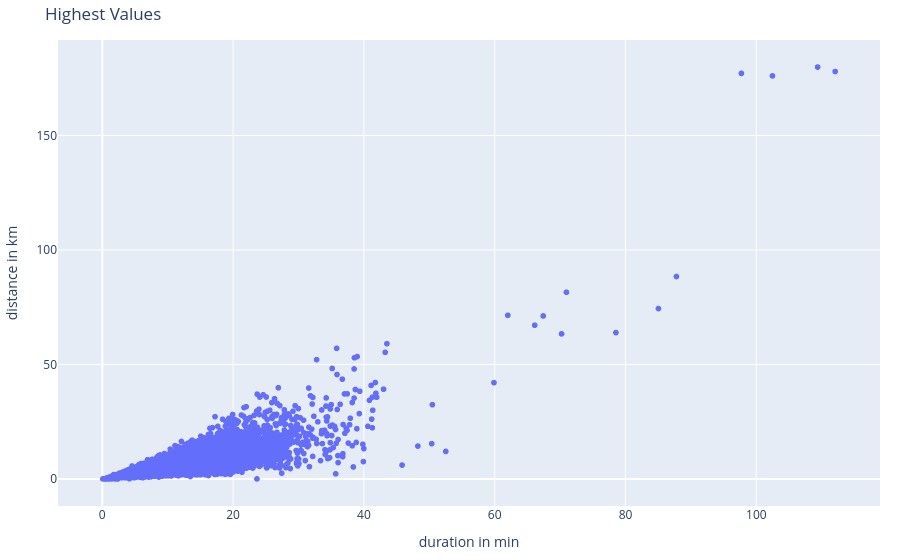

Notebook code cell kept with this figure:
### Code cell
dataset['trip_distance_km'] = dataset['trip_distance_miles'] * 1.60934


longest_trips = pd.DataFrame({
    'trip_reward': dataset['driver_upfront_fare_local'],
    'distance in km': dataset['trip_distance_km'],
    'duration in min' : dataset['trip_duration_seconds']/60
})

longest_trips = longest_trips.sort_values(by='distance in km', ascending=False)
# longest_trips = longest_trips.head(15)

fig = px.scatter(longest_trips, y='distance in km', x='duration in min',custom_data="trip_reward")
fig.update_layout(title='Highest Values', margin=dict(l=40, r=20, t=40, b=40),)

fig.update_traces(
    hovertemplate=(
        'distance in km: %{y}<br>'
        'duration in min: %{x}<br>'        
        'reward: %{customdata[0]}<extra></extra>'
    )
)

fig.show()

### Figure 1 — Plotly figure (JSON) as saved in the notebook; plotly's stock layout.template omitted (floating-point values rounded to 4 significant figures; data arrays with more than 128 entries replaced by an {"elided": "..."} marker saying what was removed)
{"data": [{"customdata": {"elided": "31809x1 float values"}, "hovertemplate": "distance in km: %{y}<br>duration in min: %{x}<br>reward: %{customdata[0]}<extra></extra>", "legendgroup": "", "marker": {"color": "#636efa", "symbol": "circle"}, "mode": "markers", "name": "", "showlegend": false, "type": "scattergl", "x": {"elided": "31809 float values"}, "xaxis": "x", "y": {"elided": "31809 float values"}, "yaxis": "y"}], "layout": {"legend": {"tracegroupgap": 0}, "margin": {"b": 40, "l": 40, "r": 20, "t": 40}, "title": {"text": "Highest Values"}, "xaxis": {"anchor": "y", "domain": [0, 1], "title": {"text": "duration in min"}}, "yaxis": {"anchor": "x", "domain": [0, 1], "title": {"text": "distance in km"}}}}
